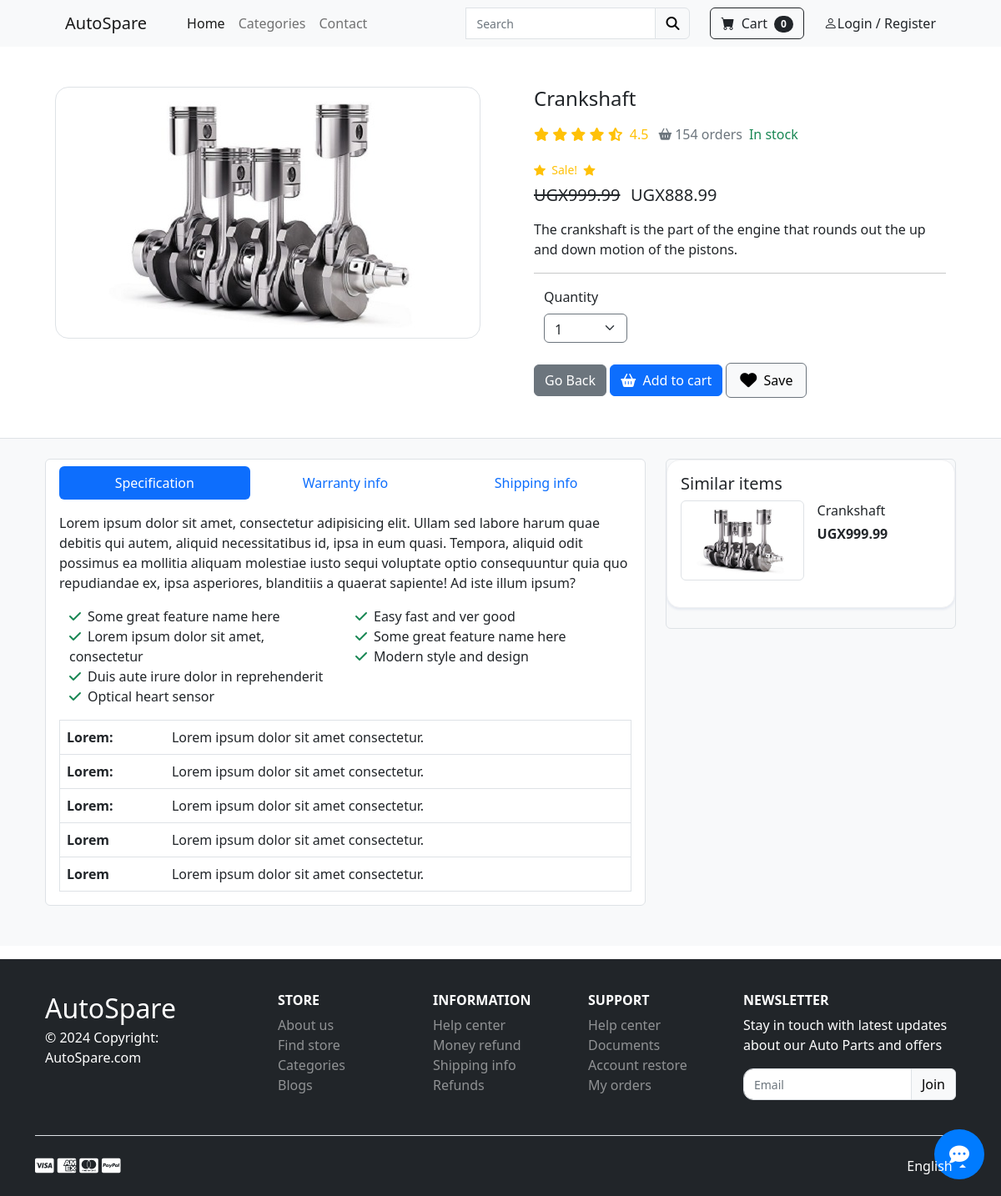
Page /part/2 on the committed database.
### store/models.py (models this page shows, shortened)
class Part(models.Model):
    name = models.CharField(max_length=255)
    price = models.DecimalField(default=0, decimal_places=2, max_digits=15)
    category = models.ForeignKey(Category, on_delete=models.CASCADE, default=1)
    description = models.CharField(max_length=250, default='', blank=True, null=True)
    image = models.ImageField(upload_to='uploads/part/')
    is_sale = models.BooleanField(default=False)
    sale_price = models.DecimalField(default=0, decimal_places=2, max_digits=15)

### store/views.py (the view)
# urls.py: path('part/<int:pk>', views.part, name='part'),
def part(request,pk):
    part = Part.objects.get(id=pk)
    return render(request, 'part.html', {'part':part})

### cart/cart.py (called while the page is built)
    def __len__(self):
        return len(self.cart)

### cart/context_processors.py (called while the page is built)
def cart(request):
    return {'cart': Cart(request)}

### store/templates/part.html (shortened to what this page needs)
{% extends 'base.html' %}
{% block content %}
<section class="py-5">
    <div class="container">
        <div class="row gx-5">
            <aside class="col-lg-6">
                <div class="border rounded-4 mb-3 d-flex justify-content-center">
                    <img style="max-width: 100%; max-height: 100vh; margin: auto;" class="img-fluid rounded-4 fit"
                        src="{{ part.image.url }}" />
                </div>
            </aside>
            <main class=" col-lg-6">
                <div class="ps-lg-3">
                    <h4 class="title text-dark">
                        {{ part.name }}
                    </h4>
                    <div class="d-flex flex-row my-3">
                        <div class="text-warning mb-1 me-2">
                            <i class="fa fa-star"></i>
                            <i class="fa fa-star"></i>
                            <i class="fa fa-star"></i>
                            <i class="fa fa-star"></i>
                            <i class="fas fa-star-half-alt"></i>
                            <span class="ms-1">
                                4.5
                            </span>
                        </div>
                        <span class="text-muted"><i class="fas fa-shopping-basket fa-sm mx-1"></i>154
                            orders</span>
                        <span class="text-success ms-2">In stock</span>
                    </div>
                    <div class="mb-3">
                        {% if part.is_sale %}
                        <div class="d-flex justify-content-start small text-warning mb-2">
                            <div class="bi-star-fill"></div>
                            &nbsp;&nbsp;Sale!&nbsp;&nbsp;
                            <div class="bi-star-fill"></div>
                        </div>
                        <span class="h5"><strike>UGX{{ part.price }}</strike></span> &nbsp;
                        <span class="h5">UGX{{ part.sale_price }}</span>
                        {% else %}
                        <span class="h5">UGX{{ part.price }}</span>
                        <br />
                        {% endif %}
                    </div>
                    <p>{{ part.description }}</p>
                    <hr />
                    <div class="row mb-4">
                        <div class="col-md-4 col-6">
                            <label class="mb-2">Quantity</label>
                            <select class="form-select border border-secondary" id="qty-cart"
                                style="height: 35px; width: 100px;">
                                <option value="1">1</option>
                            </select>
                        </div>
                    </div>
                    <a href="{% url 'home' %}" class="btn btn-secondary">Go Back</a>
                    <button type="button" value="{{ part.id }}" class="btn btn-primary" id="add-cart"><i
                            class="me-1 fa fa-shopping-basket"></i> Add
                        to cart</button>
                    <a href="#" class="btn btn-light border border-secondary py-2 icon-hover px-3"> <i
                            class="me-1 fa fa-heart fa-lg"></i> Save </a>
                </div>
            </main>
        </div>
    </div>
</section>
<section class="bg-light border-top py-4">
    <div class="container">
        <div class="row gx-4">
            <div class="col-lg-8 mb-4">
                <div class="border rounded-2 px-3 py-2 bg-white">
                    <ul class="nav nav-pills nav-justified mb-3" id="ex1" role="tablist">
                        <li class="nav-item d-flex" role="presentation">
                            <a class="nav-link d-flex align-items-center justify-content-center w-100 active"
                                id="ex1-tab-1" data-mdb-toggle="pill" href="#ex1-pills-1" role="tab"
                                aria-controls="ex1-pills-1" aria-selected="true">Specification</a>
                        </li>
                        <li class="nav-item d-flex" role="presentation">
                            <a class="nav-link d-flex align-items-center justify-content-center w-100" id="ex1-tab-2"
                                data-mdb-toggle="pill" href="#ex1-pills-2" role="tab" aria-controls="ex1-pills-2"
                                aria-selected="false">Warranty info</a>
                        </li>
                        <li class="nav-item d-flex" role="presentation">
                            <a class="nav-link d-flex align-items-center justify-content-center w-100" id="ex1-tab-3"
                                data-mdb-toggle="pill" href="#ex1-pills-3" role="tab" aria-controls="ex1-pills-3"
                                aria-selected="false">Shipping info</a>
                        </li>
                    </ul>
                    <div class="tab-content" id="ex1-content">
                        <div class="tab-pane fade show active" id="ex1-pills-1" role="tabpanel"
                            aria-labelledby="ex1-tab-1">
                            <p>
                                Lorem ipsum dolor sit amet, consectetur adipisicing elit. Ullam sed labore harum quae
                                debitis qui autem, aliquid necessitatibus id, ipsa in eum quasi. Tempora, aliquid odit
                                possimus ea mollitia aliquam molestiae iusto sequi voluptate optio consequuntur quia quo
                                repudiandae ex, ipsa asperiores, blanditiis a quaerat sapiente! Ad iste illum ipsum?
                            </p>
                            <div class="row mb-2">
                                <div class="col-12 col-md-6">
                                    <ul class="list-unstyled mb-0">
                                        <li><i class="fas fa-check text-success me-2"></i>Some great feature name here
                                        </li>
                                        <li><i class="fas fa-check text-success me-2"></i>Lorem ipsum dolor sit amet,
                                            consectetur</li>
                                        <li><i class="fas fa-check text-success me-2"></i>Duis aute irure dolor in
                                            reprehenderit</li>
                                        <li><i class="fas fa-check text-success me-2"></i>Optical heart sensor</li>
                                    </ul>
                                </div>
                                <div class="col-12 col-md-6 mb-0">
                                    <ul class="list-unstyled">
                                        <li><i class="fas fa-check text-success me-2"></i>Easy fast and ver good</li>
                                        <li><i class="fas fa-check text-success me-2"></i>Some great feature name here
                                        </li>
                                        <li><i class="fas fa-check text-success me-2"></i>Modern style and design</li>
                                    </ul>
                                </div>
                            </div>
                            <table class="table border mt-3 mb-2">
                                <tr>
                                    <th class="py-2">Lorem:</th>
                                    <td class="py-2">Lorem ipsum dolor sit amet consectetur.</td>
                                </tr>
                                <tr>
                                    <th class="py-2">Lorem:</th>
                                    <td class="py-2">Lorem ipsum dolor sit amet consectetur.</td>
                                </tr>
                                <tr>
                                    <th class="py-2">Lorem:</th>
                                    <td class="py-2">Lorem ipsum dolor sit amet consectetur.</td>
                                </tr>
                                <tr>
                                    <th class="py-2">Lorem</th>
                                    <td class="py-2">Lorem ipsum dolor sit amet consectetur.</td>
                                </tr>
                                <tr>
                                    <th class="py-2">Lorem</th>
                                    <td class="py-2">Lorem ipsum dolor sit amet consectetur.</td>
                                </tr>
                            </table>
                        </div>
                    </div>
                </div>
            </div>
            <div class="col-lg-4">
                <div class="px-0 border rounded-2 shadow-0">
                    <div class="card">
                        <div class="card-body">
                            <h5 class="card-title">Similar items</h5>
                            <div class="d-flex mb-3">
                                <a href="#" class="me-3">
                                    <img src="{{ part.image.url }}" style="min-width: 96px; height: 96px;"
                                        class="img-md img-thumbnail" />
                                </a>
                                <div class="info">
                                    <a href="#" class="nav-link mb-1">
                                        {{ part.name }}
                                    </a>
                                    <strong class="text-dark"> UGX{{ part.price }}</strong>
                                </div>
                            </div>
                        </div>
                    </div>
                </div>
            </div>
        </div>
    </div>
</section>
{% endblock %}

### static/css/checkout.css (style rules this page uses)
.card { margin-bottom: 24px; -webkit-box-shadow: 0 2px 3px #e4e8f0; box-shadow: 0 2px 3px #e4e8f0; }
.card { position: relative; display: -webkit-box; display: -ms-flexbox; display: flex; -webkit-box-orient: vertical; -webkit-box-direction: normal; -ms-flex-direction: column; flex-direction: column; min-width: 0; word-wrap: break-word; background-color: #fff; background-clip: border-box; border: 1px solid #eff0f2; border-radius: 1rem; }
a { text-decoration: none!important; }

### static/css/billing_info.css (style rules this page uses)
.row { margin: 0; }
a { color: black; }

### rows in the picture
Part: image (picture), name "Crankshaft", price "999.99", sale_price "888.99", description "The crankshaft is the part of the engine that rounds out the up and down motion of the pistons."

### other values in the picture
{{ cart|length }} "0"
